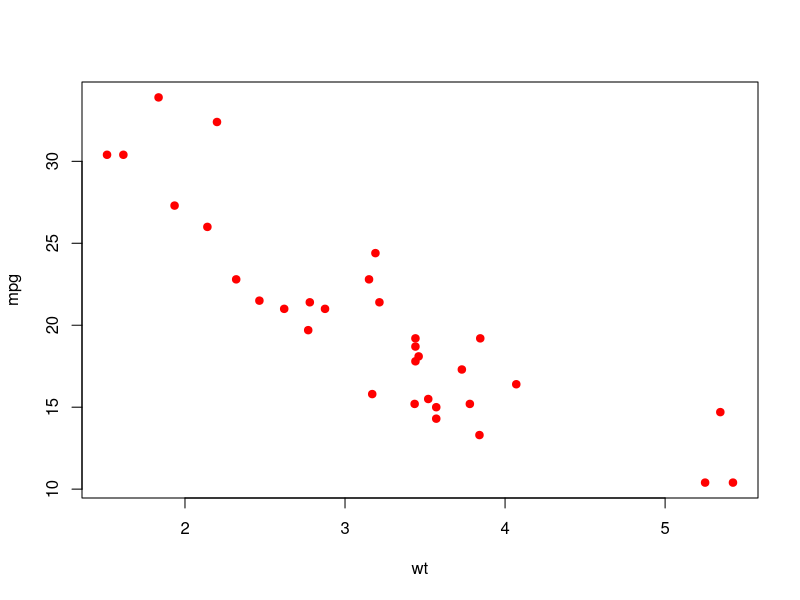
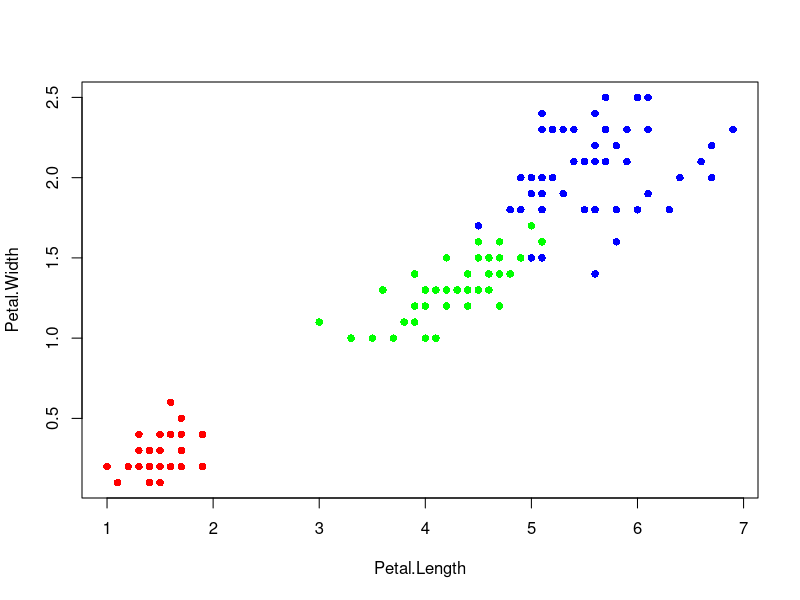

These figures' R source, in order: (Note: this script raises an error after producing the figures.)
# 날짜 : 2021-06-29
# 이름 : 박재형
# 내용 : 산점도 - p154

View(mtcars)
wt <- mtcars$wt
mpg <- mtcars$mpg

plot(wt,mpg,
     pch = 19,
     col = "red")

ds_iris <- iris[,3:4]
ds_iris

group <- as.numeric(iris$Species)
group

color <- c("red", "green", "blue")

plot(ds_iris,
     pch=16,
     col = color[group])
s